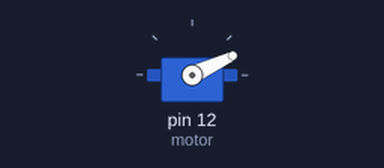
The sketch below on a simulated Arduino Uno, built with avr-gcc and run on an emulated ATmega328P. Parts: servo.

Above: at 0.1 s.
At 6.1 s:
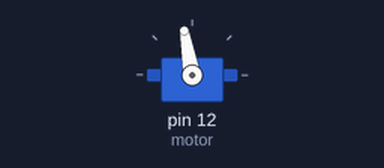
At 18.1 s:
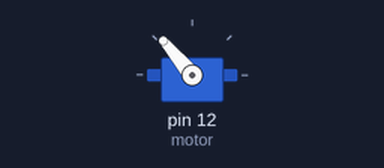
At 38.1 s:
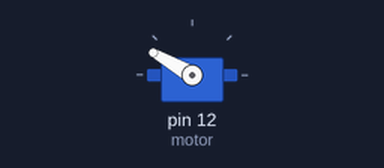
Timing chart, 0 to 39.6 s (numbered marks = the images above):
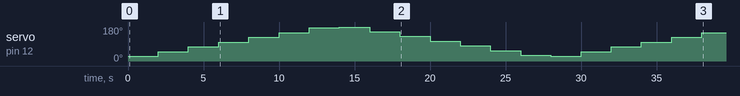

The sketch:

MicroServo.ino
```cpp
#include <Servo.h>

Servo motor;
int pos = 25;

void setup() {
  // put your setup code here, to run once:

  motor.attach(12);

}

void loop() {
  // put your main code here, to run repeatedly:

  for(pos = 25; pos < 180; pos += 25){
  motor.write(pos);
  delay(2000);
  }

  for(pos = 180; pos > 25; pos -= 25){
  motor.write(pos);
  delay(2000);
  }


}
```

Measured:
- by itself, servo on pin 12 (motor): 25° → 50° at 2.0 s, → 75° 2.0 s later, → 100° 2.0 s later, → 125° 2.0 s later, … (19 changes in this stretch)
